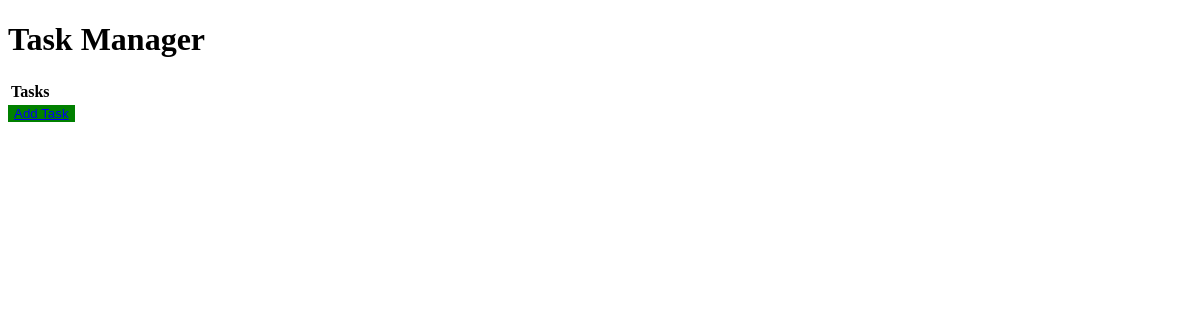
Page /mytask/ on the earlier database version.
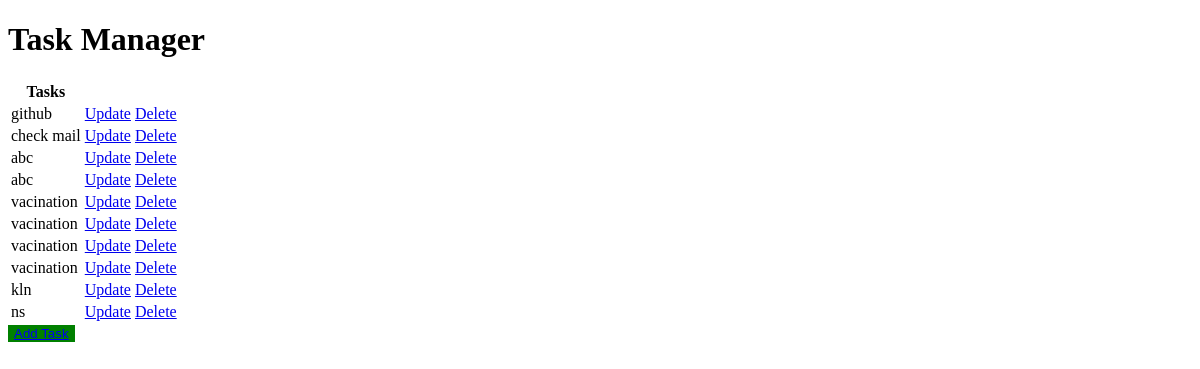
Same page on the later database version.
### mytask/models.py (models this page shows)
class Addtask(models.Model):
    task = models.CharField(max_length=200)
    def __str__(self) :
        return self.task

### mytask/views.py (the view)
# urls.py: path('', views.index, name="index"),
def index(request):
    tasks= Addtask.objects.all()
    return render(request, "mytask/index.html", {
        "tasks":tasks
    })

### mytask/templates/mytask/index.html
{% extends "mytask/layout.html" %}
{% block body %}
    <table>
        <tr>
            <th>Tasks</th>
        </tr>
        {% for task in tasks %}
            <tr>
                <td>{{task}}</td>
                <td><a href="/mytask/add">Update</a></td>
                <td><a href="#">Delete</a></td>
            </tr>
        {% endfor %}
    </table>
    <button class="button"><a href="{% url 'add' %}">Add Task</a></button>
{% endblock %}

### mytask/templates/mytask/layout.html (shortened to what this page needs)
<!DOCTYPE html>
<html lang="en">
<head>
</head>
<body>
    <div>
        <h1 class="zz">Task Manager</h1>
    </div>
    {% block body %}
    {% endblock %}
</body>
</html>

### mytask/templates/mytask/layout.html (style rules this page uses)
.button { border: none; background-color: green; color: white; }

Differences in the rows shown:
added Addtask: task "github"
added Addtask: task "check mail"
added Addtask: task "abc"
added Addtask: task "abc"
added Addtask: task "vacination"
added Addtask: task "vacination"
added Addtask: task "vacination"
added Addtask: task "vacination"
added Addtask: task "kln"
added Addtask: task "ns"
